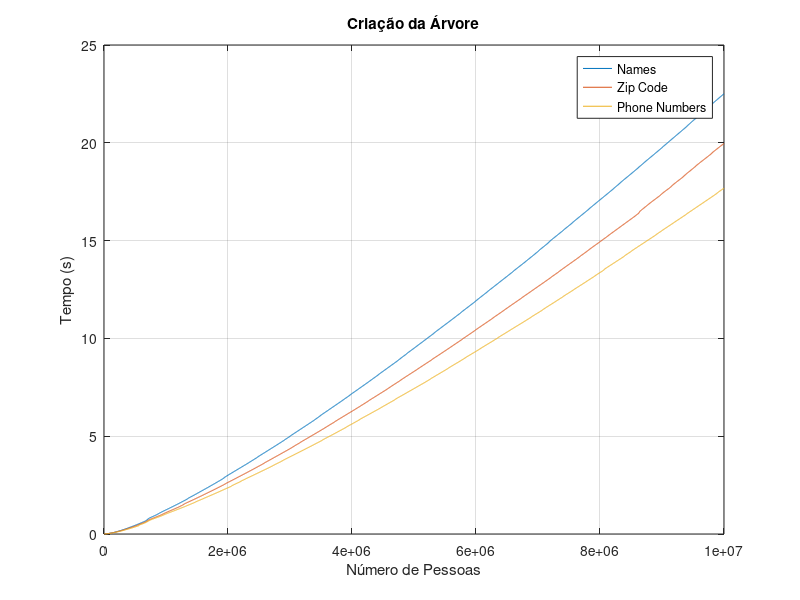
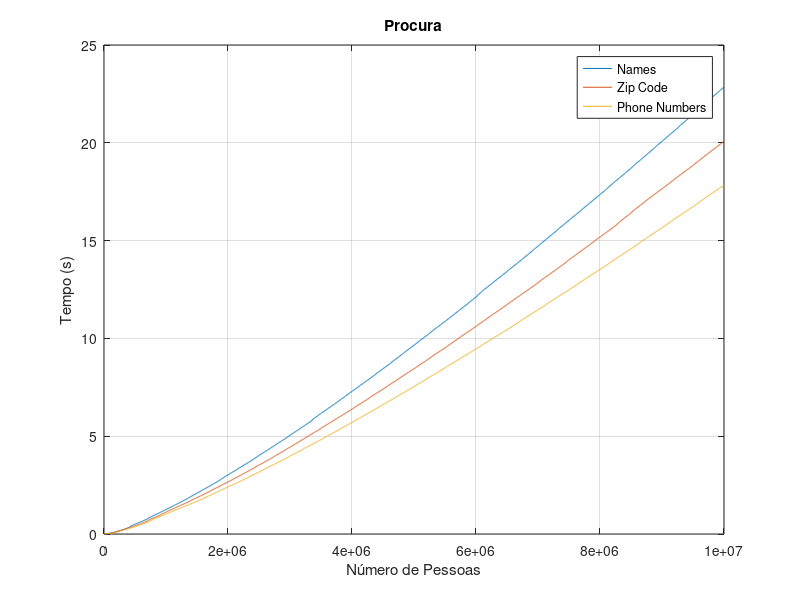

The MATLAB source for these figures, in order: (Note: this script raises an error after producing the figures.)
clear;

clc;

A_1 = load("0_creation.txt");
A_2 = load("0_Search.txt");
A_3 = load("1_creation.txt");
A_4 = load("1_Search.txt");
A_5 = load("2_creation.txt");
A_6 = load("2_Search.txt");
L_n = load("leaf_nodes_graf.txt");
D_1 = load("depth.txt");
avl_d = load("avl_search.txt");
D_n =  D_1(:,1);
d_1 =  D_1(:,2);
d_2 =  D_1(:,3);
d_3 =  D_1(:,4);
d_4 =  D_1(:,5);
n_V1_2 = A_2(:, 1);
f_V1_2 = A_2(:, 2); 
avl_n = avl_d(:,1);
avl_f =avl_d(:,2);
figure(1);
plot(n_V1_2,f_V1_2, avl_n,avl_f); 
title("Profundidade")
legend("Normal Tree","AVL Tree")
xlabel("Número de Pessoas")
ylabel("Profundidade da Árvore")
grid on 
%%
 %se coluda 2==1  %coluna
n_V1_1 = A_1(:, 1);
f_V1_1 = A_1(:, 2); 

n_V1_2 = A_2(:, 1);
f_V1_2 = A_2(:, 2); 

n_V1_3 = A_3(:, 1);
f_V1_3 = A_3(:, 2);

n_V1_4 = A_4(:, 1);
f_V1_4 = A_4(:, 2);

n_V1_5 = A_5(:, 1);
f_V1_5 = A_5(:, 2); 

n_V1_6 = A_6(:, 1);
f_V1_6 = A_6(:, 2); 

    


 
figure(1);    
plot(n_V1_1, f_V1_1, n_V1_3, f_V1_3, n_V1_5, f_V1_5); 
title("Criação da Árvore")
legend("Names","Zip Code","Phone Numbers" )
xlabel("Número de Pessoas")
ylabel("Tempo (s)")
grid on  

figure(2);   
plot(n_V1_2, f_V1_2, n_V1_4, f_V1_4, n_V1_6, f_V1_6);
title("Procura")
legend("Names","Zip Code","Phone Numbers" )
xlabel("Número de Pessoas")
ylabel("Tempo (s)")
grid on  
  

%%  
clear;
close all;
clc;

A = load("file");

      %se coluda 2==1  %coluna
    deapth_0 = A(A(:,2)==0, 3);
  figure(1)
    plot(deapth_0);

    %deapth_1 = A(A(:,2)==1, 3);
    %deapth_2 = A(A(:,2)==2, 3); 
    %deapth_3 = A(A(:,2)==3, 3); 
     
grid on

 
    
  
 

 

